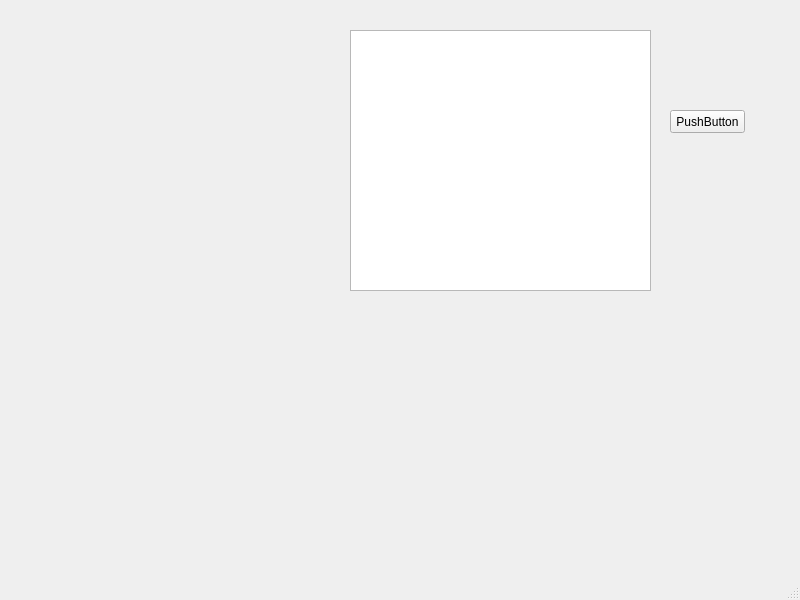
<?xml version="1.0" encoding="UTF-8"?>
<ui version="4.0">
 <class>MainWindow</class>
 <widget class="QMainWindow" name="MainWindow">
  <property name="geometry">
   <rect>
    <x>0</x>
    <y>0</y>
    <width>800</width>
    <height>600</height>
   </rect>
  </property>
  <property name="windowTitle">
   <string>MainWindow</string>
  </property>
  <widget class="QWidget" name="centralwidget">
   <widget class="QTableView" name="tableView">
    <property name="geometry">
     <rect>
      <x>350</x>
      <y>30</y>
      <width>301</width>
      <height>261</height>
     </rect>
    </property>
   </widget>
   <widget class="QPushButton" name="pushButton">
    <property name="geometry">
     <rect>
      <x>670</x>
      <y>110</y>
      <width>75</width>
      <height>23</height>
     </rect>
    </property>
    <property name="text">
     <string>PushButton</string>
    </property>
   </widget>
  </widget>
  <widget class="QMenuBar" name="menubar">
   <property name="geometry">
    <rect>
     <x>0</x>
     <y>0</y>
     <width>800</width>
     <height>21</height>
    </rect>
   </property>
  </widget>
  <widget class="QStatusBar" name="statusbar"/>
 </widget>
 <resources/>
 <connections/>
</ui>
